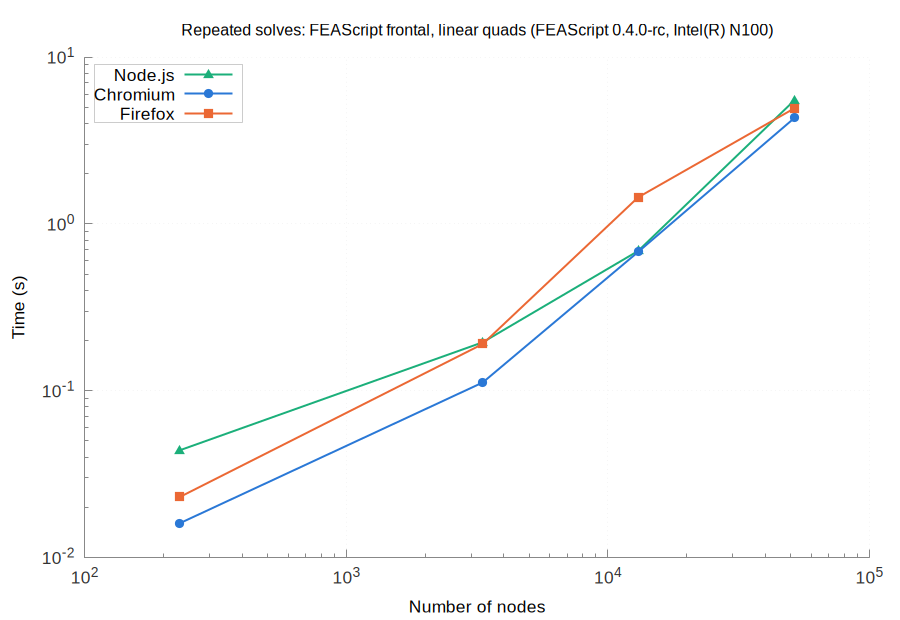

The script that saved this image:
set terminal pngcairo size 900,620 font 'Arial,13'
set border 3 lc rgb '#888888'; set tics nomirror tc rgb '#333333'
set grid lc rgb '#e6e6e6' lw 1; set key top left box lc rgb '#cccccc' opaque
set logscale xy; set format y '10^{%L}'; set format x '10^{%L}'
set output 'browsers_FEAScript_frontal_linear_quads_repeated.png'
set title 'Repeated solves: FEAScript frontal, linear quads (FEAScript 0.4.0-rc, Intel(R) N100)' font 'Arial,12'
set xlabel 'Number of nodes'
set ylabel 'Time (s)'
plot 'browsers_FEAScript_frontal_linear_quads_repeated_node.dat' u 1:2 w lp lw 2 pt 9 ps 1.2 lc rgb '#1baf7a' t 'Node.js', \
     'browsers_FEAScript_frontal_linear_quads_repeated_chromium.dat' u 1:2 w lp lw 2 pt 7 ps 1.2 lc rgb '#2a78d6' t 'Chromium', \
     'browsers_FEAScript_frontal_linear_quads_repeated_firefox.dat' u 1:2 w lp lw 2 pt 5 ps 1.2 lc rgb '#eb6834' t 'Firefox'
